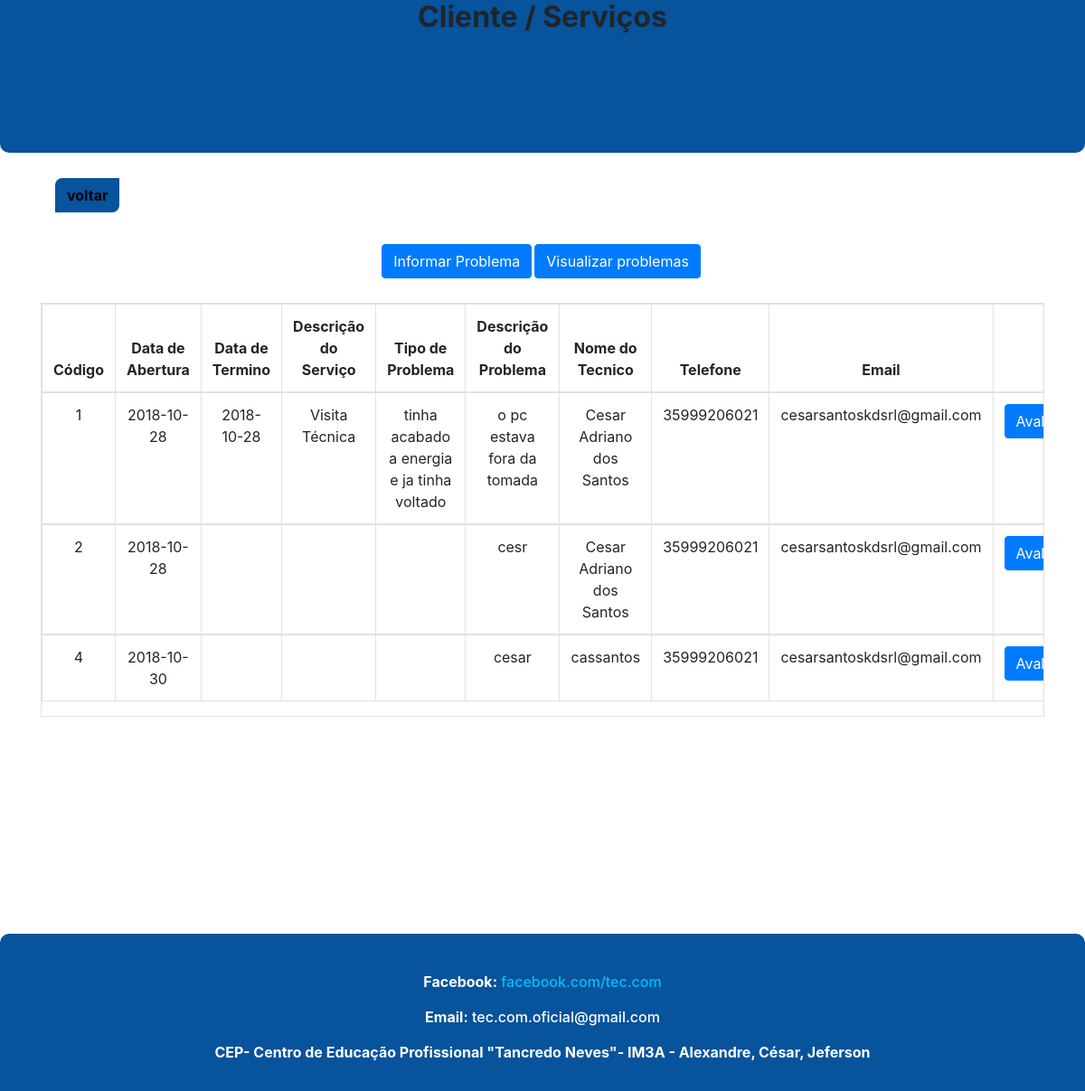
The app's page /visualisar_servicos_cli.php (signed in) with its own data.
### tables this page shows
CREATE TABLE `servicos` (
  `id` int(11) NOT NULL,
  `data_abertura` date NOT NULL,
  `data_termino` date DEFAULT NULL,
  `id_problema` int(11) NOT NULL,
  `tipo` varchar(20) NOT NULL,
  `id_tecnico` int(11) NOT NULL,
  `descricao_servico` varchar(200) NOT NULL
);

CREATE TABLE `problema` (
  `id` int(11) NOT NULL,
  `id_cliente` int(11) NOT NULL,
  `descricao` varchar(200) NOT NULL,
  `situacao` varchar(20) NOT NULL
);

CREATE TABLE `tecnico` (
  `id` int(11) NOT NULL,
  `nome` varchar(100) NOT NULL,
  `telefone` varchar(11) NOT NULL,
  `email` varchar(50) NOT NULL,
  `cpf` varchar(11) NOT NULL,
  `data_nasc` date NOT NULL,
  `rua` varchar(50) DEFAULT NULL,
  `numero` int(11) DEFAULT NULL,
  `complemento` varchar(100) DEFAULT NULL,
  `bairro` varchar(50) NOT NULL,
  `cidade` varchar(50) NOT NULL,
  `estado` varchar(2) NOT NULL,
  `formacao` varchar(50) NOT NULL,
  `instituicao` varchar(100) NOT NULL,
  `login` varchar(10) NOT NULL,
  `senha` varchar(200) NOT NULL,
  `status` tinyint(1) NOT NULL,
  `avaliacao` float NOT NULL DEFAULT '0',
  `avaliacao_total` int(11) DEFAULT '0',
  `qtd_serv` int(11) NOT NULL
);

### visualisar_servicos_cli.php (the view, shortened to what this page needs)
<?php
  include("conexao.php");
  $id_cliente = $_SESSION['id'];
?>
<!DOCTYPE html>
<html lang="pt-br">
    <head>
        <link rel="stylesheet" href="css/bootstrap.css">
        <link rel="stylesheet" href="css/estilo.css?version= 1">
    </head>
    <body>
      <header id="headerlogin">
            <h2><b>Cliente / Serviços</b></h2>
      </header>
      <div class="container">
        <nav class="navbar navbar-expand-md navbar-light">
         <a href="cliente.php" class="voltaresc"><button type="submit" class="btn voltar"><font color="black"><b>voltar</b></font></button></a>
        </nav>
      </div><br>
      <div class="formulario">
            <div class="container bloco">
                <form method="POST" name="Form2" action="cliente.php">
                    <div class="bloco1">
                        <input type="submit" class="btn btn-primary" name="informar" value="Informar Problema">
                    </div>
                </form>
                <form method="POST" name="Form2" action="visualisar_problemas_cli.php">
                    <div class="bloco2">
                        <input type="submit" class="btn btn-primary " name="visualizar" value="Visualizar problemas">
                    </div>
                </form>
            </div>
            <br>
        </div>
        <div class="container" >
            <div class="table-responsive table-bordered table-hover">
            <table class="table">
              <thead>
                <tr>
                  <th>Código</th>
                  <th>Data de Abertura</th>
                  <th>Data de Termino</th>
                  <th>Descrição do Serviço</th>
                  <th>Tipo de Problema</th>
                  <th>Descrição do Problema</th>
                  <th>Nome do Tecnico</th>
                  <th>Telefone</th>
                  <th>Email</th>
                  <th>Ações</th>
                </tr>
              </thead>
              <?php
                $result_usuario = "SELECT servicos.id AS idserv, servicos.data_abertura, servicos.data_termino, servicos.tipo, servicos.descricao_servico, problema.descricao, tecnico.nome, tecnico.telefone, tecnico.email FROM (servicos INNER JOIN problema ON problema.id = servicos.id_problema) INNER JOIN tecnico ON servicos.id_tecnico = tecnico.id WHERE id_cliente = $id_cliente";
                $resultado_usuario = mysqli_query($conexao, $result_usuario);
                while($row_usuario = mysqli_fetch_assoc($resultado_usuario)){
               ?>
              <tbody>
                <tr>
                  <td><?php  echo $row_usuario['idserv'];?></td>
                  <td><?php  echo $row_usuario['data_abertura'];?></td>
                  <td><?php  echo $row_usuario['data_termino'];?></td>
                  <td><?php  echo $row_usuario['tipo'];?></td>
                  <td><?php  echo $row_usuario['descricao_servico'];?></td>
                  <td><?php  echo $row_usuario['descricao'];?></td>
                  <td><?php  echo $row_usuario['nome'];?></td>
                  <td><?php  echo $row_usuario['telefone'];?></td>
                  <td><?php  echo $row_usuario['email'];?></td>
                  <td> <a href="avaliar_tecnico.php?id=<?php  echo $row_usuario['idserv']; ?>" class="btn btn-primary">Avaliar Técnico</a></td>
                </tr>
                <?php } ?>
              </tbody>
            </table>
          </div>
        </div>
        <br><br><br><br><br><br><br><br><br><br>
        <footer id="footerlogin">
            <div class="container">
                <div class="footerindex">
                    <br><h6 id="facefooter"><b>Facebook:</b> <a id="face" href ="https://www.facebook.com/Teccom-621638164884532/" target="blank">facebook.com/tec.com</a></h6>
                    <h6 id="emailfooter"><b>Email:</b> tec.com.oficial@gmail.com</h6>
                    <h6 id="turmafooter"><b>CEP- Centro de Educação Profissional "Tancredo Neves"<a id="aadmin" href="admin.php">-</a> IM3A - Alexandre, César, Jeferson</b></h6><br/>
                </div>
            </div>
        </footer>
    </body>
</html>

### css/estilo.css (style rules this page uses)
#face { color: #00BFFF; }
.footerindex { text-align: center; }
#facefooter { margin-top: 20px; color: white; }
#emailfooter { margin-top: 20px; color: white; }
#turmafooter { margin-top: 20px; color: white; }
.voltar { background-color: #07539c; margin-top: 15px; border-radius: 8px 0px 8px 0px; }
footer { width: 100%; background-color:#07539c; clear: both; }
::placeholder { text-align: center; }
#headerlogin { background-color: #07539c; height: 169px; border-radius: 0px 0px 10px 10px; text-align: center; margin-bottom: 5px; }
#footerlogin { width: 100%; background-color: #07539c; border-radius: 10px 10px 0px 0px; text-align: center; }
table { text-align: center; }
.bloco { display: flex; flex-direction: row; justify-content: center; align-items: center }
.bloco1 { display: block; float: left; }
.bloco2 { margin: 3px; display: block; float: left; }
#aadmin { color: white; text-decoration: none; cursor:text; }

### records on screen
servicos: id "1", data_abertura "2018-10-28", data_termino "2018-10-28", tipo "Visita Técnica", descricao_servico "tinha acabado a energia e ja tinha voltado", id_problema.descricao "o pc estava fora da tomada", id_tecnico.nome "Cesar Adriano dos Santos", id_tecnico.telefone "35999206021", id_tecnico.email "cesarsantoskdsrl@gmail.com"
servicos: id "2", data_abertura "2018-10-28", id_problema.descricao "cesr", id_tecnico.nome "Cesar Adriano dos Santos", id_tecnico.telefone "35999206021", id_tecnico.email "cesarsantoskdsrl@gmail.com"
servicos: id "4", data_abertura "2018-10-30", id_problema.descricao "cesar", id_tecnico.nome "cassantos", id_tecnico.telefone "35999206021", id_tecnico.email "cesarsantoskdsrl@gmail.com"
